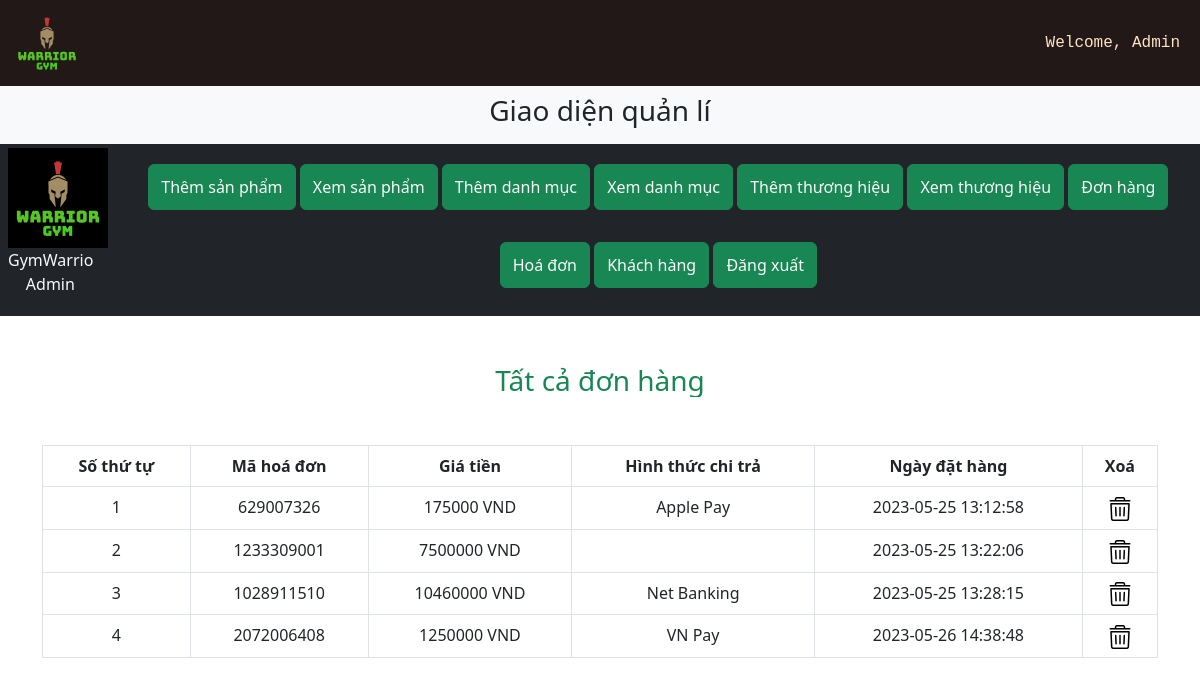
The app's page /admin/index.php?list_payments with its own data.
### tables this page shows
CREATE TABLE `user_payments` (
  `payment_id` int(11) NOT NULL,
  `order_id` int(11) NOT NULL,
  `invoice_number` int(11) NOT NULL,
  `amount` int(11) NOT NULL,
  `payment_mode` varchar(255) NOT NULL,
  `date` timestamp NOT NULL DEFAULT current_timestamp() ON UPDATE current_timestamp()
);

### admin/list_payments.php (the view, shortened to what this page needs)
<h3 class="text-center text-success" style="overflow-y:hidden">Tất cả đơn hàng</h3>
<table class="table table-bordered mt-5 ">
    <thead class="bg-success">
        <?php
    $get_payments="Select * from `user_payments`";
    $result=mysqli_query($con,$get_payments);
    $row_count=mysqli_num_rows($result);
    if($row_count==0){
        echo"<h2 class='text-danger text-center mt-5' style='overflow-y:hidden'>Chưa có đơn hàng nào</h2>";
    }
    else{
    echo "<tr class='text-center'>
        <th>Số thứ tự</th>
        <th>Mã hoá đơn</th>
        <th>Giá tiền</th>
        <th>Hình thức chi trả</th>
        <th>Ngày đặt hàng</th>
        <th>Xoá</th>
        </tr>
    </thead>
    <tbody class='bg-secondary text-light'>";
        $number=0;
        while($row_data=mysqli_fetch_assoc($result)){
            $order_id=$row_data['order_id'];
            $amount=$row_data['amount'];
            $invoice_number=$row_data['invoice_number'];
            $payment_mode=$row_data['payment_mode'];
            $date=$row_data['date'];
            $number++;
            echo"
            <tr class='text-center'>
            <td>$number</td>
            <td>$invoice_number</td>
            <td>$amount VND</td>
            <td>$payment_mode</td>
            <td>$date</td>
            <td><a class='text-light' href='./index.php?delete_payments='<?php echo $order_id?><img
            src='../Assets/bin.png'></a></td>
        </tr>";
        }
        }
        ?>
        </tbody>
</table>

### CSS/style.css (style rules this page uses)
* { margin: 0; box-sizing: border-box; overflow-x: hidden; }
a { text-decoration:none; }

### records on screen
user_payments: invoice_number "629007326", amount "175000", payment_mode "Apple Pay", date "2023-05-25 13:12:58"
user_payments: invoice_number "1233309001", amount "7500000", date "2023-05-25 13:22:06"
user_payments: invoice_number "1028911510", amount "10460000", payment_mode "Net Banking", date "2023-05-25 13:28:15"
user_payments: invoice_number "2072006408", amount "1250000", payment_mode "VN Pay", date "2023-05-26 14:38:48"
